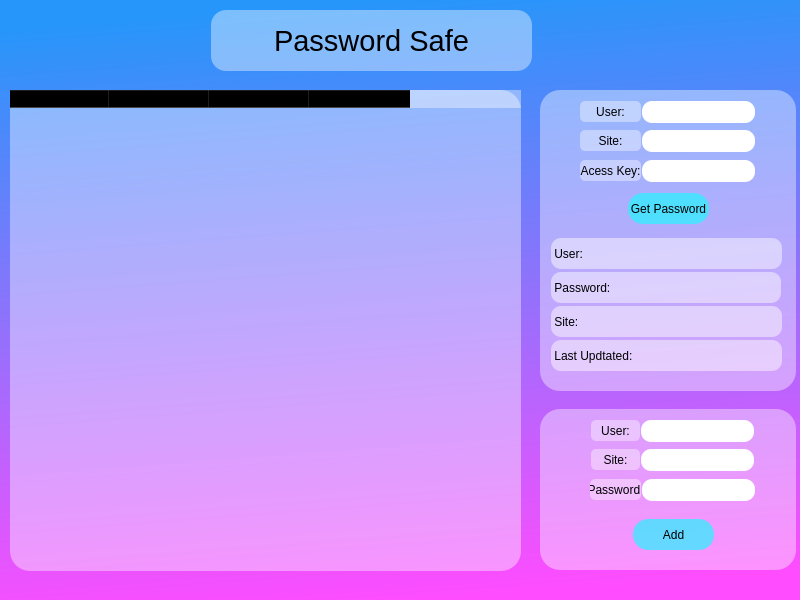
<?xml version="1.0" encoding="UTF-8"?>
<ui version="4.0">
 <class>MainWindow</class>
 <widget class="QMainWindow" name="MainWindow">
  <property name="geometry">
   <rect>
    <x>0</x>
    <y>0</y>
    <width>800</width>
    <height>600</height>
   </rect>
  </property>
  <property name="windowTitle">
   <string>MainWindow</string>
  </property>
  <property name="styleSheet">
   <string notr="true">background-color: qlineargradient(spread:pad, x1:0.466, y1:0, x2:0.568, y2:1, stop:0 rgba(38, 150, 250, 255), stop:1 rgba(255, 76, 255, 255));
border-radius: 20px</string>
  </property>
  <widget class="QWidget" name="centralwidget">
   <widget class="QLineEdit" name="site">
    <property name="geometry">
     <rect>
      <x>642</x>
      <y>130</y>
      <width>113</width>
      <height>22</height>
     </rect>
    </property>
    <property name="styleSheet">
     <string notr="true">background-color: rgb(255, 255, 255);
border-radius: 10px</string>
    </property>
   </widget>
   <widget class="QLabel" name="pass_display">
    <property name="geometry">
     <rect>
      <x>551</x>
      <y>272</y>
      <width>230</width>
      <height>31</height>
     </rect>
    </property>
    <property name="styleSheet">
     <string notr="true">background-color: rgba(255, 255, 255, 120);
border-radius:10px</string>
    </property>
    <property name="text">
     <string> Password:</string>
    </property>
   </widget>
   <widget class="QLabel" name="label_3">
    <property name="geometry">
     <rect>
      <x>211</x>
      <y>10</y>
      <width>321</width>
      <height>61</height>
     </rect>
    </property>
    <property name="font">
     <font>
      <pointsize>22</pointsize>
     </font>
    </property>
    <property name="styleSheet">
     <string notr="true">background-color: rgba(255, 255, 255, 100);
border-radius: 15px</string>
    </property>
    <property name="text">
     <string>Password Safe</string>
    </property>
    <property name="alignment">
     <set>Qt::AlignCenter</set>
    </property>
   </widget>
   <widget class="QLabel" name="u_display">
    <property name="geometry">
     <rect>
      <x>551</x>
      <y>238</y>
      <width>231</width>
      <height>31</height>
     </rect>
    </property>
    <property name="styleSheet">
     <string notr="true">background-color: rgba(255, 255, 255, 120);
border-radius:10px</string>
    </property>
    <property name="text">
     <string> User:</string>
    </property>
   </widget>
   <widget class="QLabel" name="label">
    <property name="geometry">
     <rect>
      <x>580</x>
      <y>101</y>
      <width>61</width>
      <height>21</height>
     </rect>
    </property>
    <property name="styleSheet">
     <string notr="true">background-color: rgba(255, 255, 255, 100);
border-radius: 5px</string>
    </property>
    <property name="text">
     <string>User:</string>
    </property>
    <property name="alignment">
     <set>Qt::AlignCenter</set>
    </property>
   </widget>
   <widget class="QLineEdit" name="user">
    <property name="geometry">
     <rect>
      <x>642</x>
      <y>101</y>
      <width>113</width>
      <height>22</height>
     </rect>
    </property>
    <property name="styleSheet">
     <string notr="true">background-color: rgb(255, 255, 255);
border-radius: 10px</string>
    </property>
   </widget>
   <widget class="QLabel" name="label_2">
    <property name="geometry">
     <rect>
      <x>580</x>
      <y>130</y>
      <width>61</width>
      <height>21</height>
     </rect>
    </property>
    <property name="styleSheet">
     <string notr="true">background-color: rgba(255, 255, 255, 100);
border-radius: 5px</string>
    </property>
    <property name="text">
     <string>Site:</string>
    </property>
    <property name="alignment">
     <set>Qt::AlignCenter</set>
    </property>
   </widget>
   <widget class="QPushButton" name="GetPass">
    <property name="geometry">
     <rect>
      <x>628</x>
      <y>193</y>
      <width>81</width>
      <height>31</height>
     </rect>
    </property>
    <property name="styleSheet">
     <string notr="true">background-color: rgba(39, 244, 255, 180);
border-radius: 15px</string>
    </property>
    <property name="text">
     <string>Get Password</string>
    </property>
   </widget>
   <widget class="QLabel" name="LU">
    <property name="geometry">
     <rect>
      <x>551</x>
      <y>340</y>
      <width>231</width>
      <height>31</height>
     </rect>
    </property>
    <property name="styleSheet">
     <string notr="true">background-color: rgba(255, 255, 255, 120);
border-radius:10px</string>
    </property>
    <property name="text">
     <string> Last Updtated:</string>
    </property>
   </widget>
   <widget class="QLabel" name="s_display">
    <property name="geometry">
     <rect>
      <x>551</x>
      <y>306</y>
      <width>231</width>
      <height>31</height>
     </rect>
    </property>
    <property name="styleSheet">
     <string notr="true">background-color: rgba(255, 255, 255, 120);
border-radius:10px</string>
    </property>
    <property name="text">
     <string> Site:</string>
    </property>
   </widget>
   <widget class="QGraphicsView" name="graphicsView">
    <property name="geometry">
     <rect>
      <x>540</x>
      <y>90</y>
      <width>256</width>
      <height>301</height>
     </rect>
    </property>
    <property name="styleSheet">
     <string notr="true">background-color: rgba(255, 255, 255, 100);</string>
    </property>
   </widget>
   <widget class="QGraphicsView" name="graphicsView_2">
    <property name="geometry">
     <rect>
      <x>540</x>
      <y>409</y>
      <width>256</width>
      <height>161</height>
     </rect>
    </property>
    <property name="styleSheet">
     <string notr="true">background-color: rgba(255, 255, 255, 100);</string>
    </property>
   </widget>
   <widget class="QLabel" name="label_4">
    <property name="geometry">
     <rect>
      <x>591</x>
      <y>420</y>
      <width>49</width>
      <height>21</height>
     </rect>
    </property>
    <property name="styleSheet">
     <string notr="true">background-color: rgba(255, 255, 255, 100);
border-radius: 5px</string>
    </property>
    <property name="text">
     <string>User:</string>
    </property>
    <property name="alignment">
     <set>Qt::AlignCenter</set>
    </property>
   </widget>
   <widget class="QLineEdit" name="addsite">
    <property name="geometry">
     <rect>
      <x>641</x>
      <y>449</y>
      <width>113</width>
      <height>22</height>
     </rect>
    </property>
    <property name="styleSheet">
     <string notr="true">background-color: rgb(255, 255, 255);
border-radius: 10px</string>
    </property>
   </widget>
   <widget class="QLabel" name="label_5">
    <property name="geometry">
     <rect>
      <x>591</x>
      <y>449</y>
      <width>49</width>
      <height>21</height>
     </rect>
    </property>
    <property name="styleSheet">
     <string notr="true">background-color: rgba(255, 255, 255, 100);
border-radius: 5px</string>
    </property>
    <property name="text">
     <string>Site:</string>
    </property>
    <property name="alignment">
     <set>Qt::AlignCenter</set>
    </property>
   </widget>
   <widget class="QLineEdit" name="adduser">
    <property name="geometry">
     <rect>
      <x>641</x>
      <y>420</y>
      <width>113</width>
      <height>22</height>
     </rect>
    </property>
    <property name="styleSheet">
     <string notr="true">background-color: rgb(255, 255, 255);
border-radius: 10px</string>
    </property>
   </widget>
   <widget class="QLineEdit" name="addpass">
    <property name="geometry">
     <rect>
      <x>642</x>
      <y>479</y>
      <width>113</width>
      <height>22</height>
     </rect>
    </property>
    <property name="styleSheet">
     <string notr="true">background-color: rgb(255, 255, 255);
border-radius: 10px</string>
    </property>
   </widget>
   <widget class="QLabel" name="label_6">
    <property name="geometry">
     <rect>
      <x>590</x>
      <y>479</y>
      <width>51</width>
      <height>21</height>
     </rect>
    </property>
    <property name="styleSheet">
     <string notr="true">background-color: rgba(255, 255, 255, 100);
border-radius: 5px</string>
    </property>
    <property name="text">
     <string>Password:</string>
    </property>
    <property name="alignment">
     <set>Qt::AlignCenter</set>
    </property>
   </widget>
   <widget class="QPushButton" name="Add">
    <property name="geometry">
     <rect>
      <x>633</x>
      <y>519</y>
      <width>81</width>
      <height>31</height>
     </rect>
    </property>
    <property name="styleSheet">
     <string notr="true">background-color: rgba(39, 244, 255, 180);
border-radius: 15px</string>
    </property>
    <property name="text">
     <string>Add</string>
    </property>
   </widget>
   <widget class="QLineEdit" name="MastPass">
    <property name="geometry">
     <rect>
      <x>642</x>
      <y>160</y>
      <width>113</width>
      <height>22</height>
     </rect>
    </property>
    <property name="styleSheet">
     <string notr="true">background-color: rgb(255, 255, 255);
border-radius: 10px</string>
    </property>
   </widget>
   <widget class="QLabel" name="label_7">
    <property name="geometry">
     <rect>
      <x>580</x>
      <y>160</y>
      <width>61</width>
      <height>21</height>
     </rect>
    </property>
    <property name="styleSheet">
     <string notr="true">background-color: rgba(255, 255, 255, 100);
border-radius: 5px</string>
    </property>
    <property name="text">
     <string>Acess Key:</string>
    </property>
    <property name="alignment">
     <set>Qt::AlignCenter</set>
    </property>
   </widget>
   <widget class="QTableWidget" name="Details">
    <property name="geometry">
     <rect>
      <x>10</x>
      <y>90</y>
      <width>511</width>
      <height>481</height>
     </rect>
    </property>
    <property name="sizePolicy">
     <sizepolicy hsizetype="Fixed" vsizetype="Expanding">
      <horstretch>0</horstretch>
      <verstretch>0</verstretch>
     </sizepolicy>
    </property>
    <property name="maximumSize">
     <size>
      <width>511</width>
      <height>16777215</height>
     </size>
    </property>
    <property name="styleSheet">
     <string notr="true">background-color: rgba(255, 255, 255, 100);</string>
    </property>
    <column>
     <property name="text">
      <string>No.</string>
     </property>
    </column>
    <column>
     <property name="text">
      <string>User</string>
     </property>
    </column>
    <column>
     <property name="text">
      <string>Site</string>
     </property>
    </column>
    <column>
     <property name="text">
      <string>Last Updated</string>
     </property>
    </column>
   </widget>
   <zorder>graphicsView</zorder>
   <zorder>site</zorder>
   <zorder>pass_display</zorder>
   <zorder>label_3</zorder>
   <zorder>u_display</zorder>
   <zorder>label</zorder>
   <zorder>user</zorder>
   <zorder>label_2</zorder>
   <zorder>GetPass</zorder>
   <zorder>LU</zorder>
   <zorder>s_display</zorder>
   <zorder>graphicsView_2</zorder>
   <zorder>label_4</zorder>
   <zorder>addsite</zorder>
   <zorder>label_5</zorder>
   <zorder>adduser</zorder>
   <zorder>addpass</zorder>
   <zorder>label_6</zorder>
   <zorder>Add</zorder>
   <zorder>MastPass</zorder>
   <zorder>label_7</zorder>
   <zorder>Details</zorder>
  </widget>
 </widget>
 <resources/>
 <connections/>
</ui>
